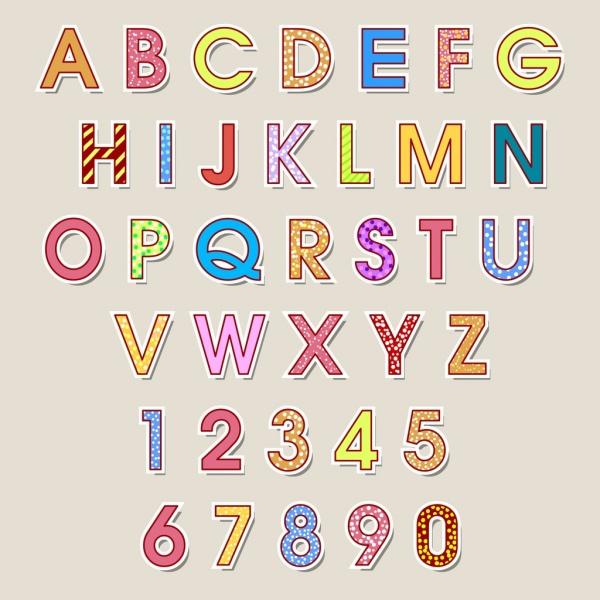
#> input picture DigitalImageProcess/dip_test1/code1/letter.jpg, 600 x 600 px
$ python test.py
#> lines starting #> are read from the running program, lines starting #| are printed output that depends on the picture; after the words box and inside, x2 and y2 are one past the last pixel; in counts of white or black regions, pixels touching at a corner belong together
import cv2 as cv
import numpy as np

img = cv.imread('letter.jpg', -1)
#> img is the input picture: shape (600, 600, 3); mean B, G, R 196.7, 208.4, 220.9

# 将图像转换为灰度图像
gray = cv.cvtColor(img, cv.COLOR_BGR2GRAY)
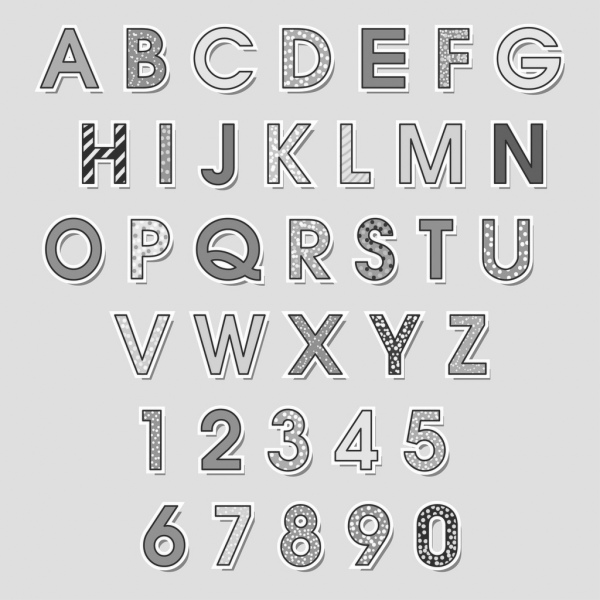
#> gray: shape (600, 600); min 39, max 255, mean 210.6

# 应用阈值化以创建二值图像
_, thresh = cv.threshold(gray, 150, 255, cv.THRESH_BINARY_INV)
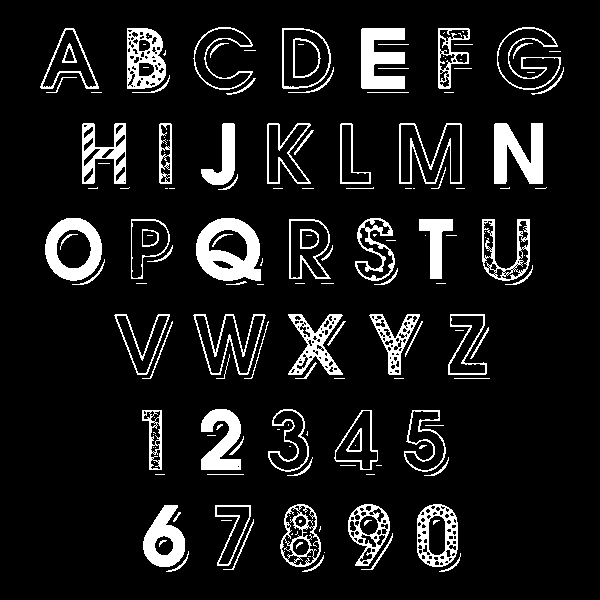
#> thresh: shape (600, 600); 10% white; 164 white regions (80 under 20 px)

# 检测图像中的轮廓
contours, _ = cv.findContours(thresh, cv.RETR_EXTERNAL, cv.CHAIN_APPROX_SIMPLE)
#> contours = 122 contours, 60 with area under 20; largest, box (x1, y1, x2, y2) and area: (196, 218, 261, 281) 3234, (45, 218, 102, 281) 2744, (282, 28, 331, 89) 2496, (399, 123, 462, 184) 2408, (417, 504, 458, 567) 2169

# 创建一个空白掩膜
mask = np.zeros_like(img)

# 绘制轮廓到掩膜上
cv.drawContours(mask, contours, -1, (255, 255, 255), thickness=cv.FILLED)
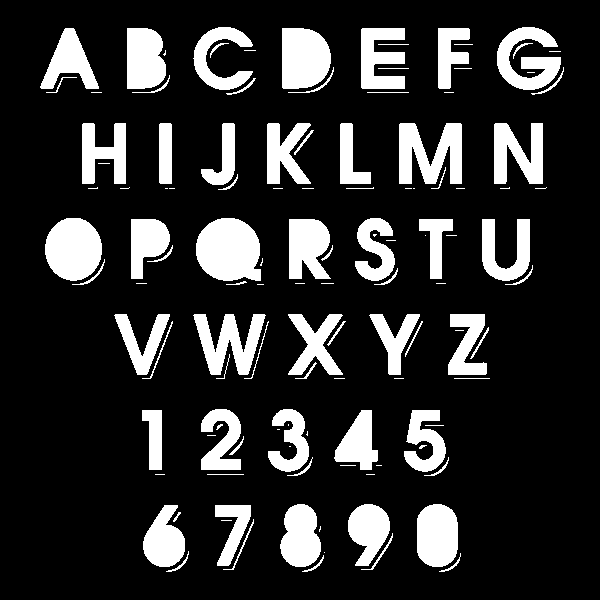
#> mask: shape (600, 600, 3); 18% white; 122 white regions (48 under 20 px), largest, box (x1, y1, x2, y2) and area: (196, 218, 261, 281) 3337, (45, 218, 102, 281) 2829, (399, 123, 462, 184) 2618

# 使用掩膜提取字母和数字
result = cv.bitwise_and(img, mask)
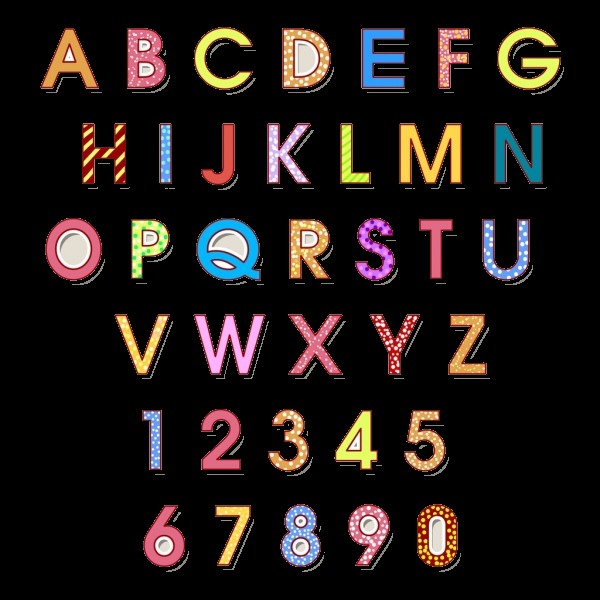
#> result: shape (600, 600, 3); mean B, G, R 22.2, 24.9, 32.1

# 显示结果
# cv.imshow('Original Image', img)
# cv.imshow('Threshold Image', thresh)#显示二值图像
cv.imshow('Extracted Letters and Numbers', result)#显示提取的字母和数字


cv.waitKey(0)
cv.destroyAllWindows()
